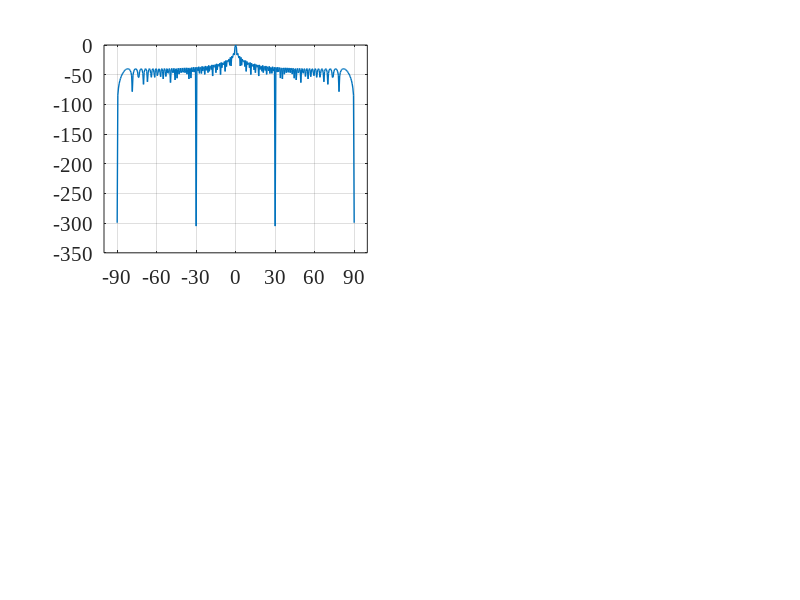

Recreate this plot in MATLAB. (Note: this script raises an error after producing the figure.)
close all   % close all windows
clear       % clear workspace
clc         % clear command window
f=300e6;    %carrier frequency (Hz)
n=100;       %number of array elements
l=0.04*3e8/f;    %wave length (m)
sa=361;     %sampling
d=l/2;
p=0:d:d*(n-1);
angle=[-90,90];
angle_m=[0 
         0
        0 
        0];
Rat=[sqrt(10000) 
    sqrt(10000)
    sqrt(10000) 
    sqrt(10000)]'; %ratio
s_m=size(angle_m,2);
theta_list = linspace(angle(1, 1), angle(1, 2), 361);
steering_matrixe=exp(-1j*p'*2*pi/l*sin(theta_list*pi/180));
for i=1:4
    m_steering(:,:,i)=exp(-1j*p'*2*pi/l*sin(angle_m(i,:)*pi/180));
    R=[m_steering(:,:,i)] * [m_steering(:,:,i)]';
    RRR=det(R);
    R_inv = pinv(R);
    C=[m_steering(:,:,i)];
    w(:,i)=R_inv*C/(C'*R_inv*C)*Rat(:,i);
end

for it = 1:sa
      a = steering_matrixe(:, it);
      bp1(1, it) = abs(w(:,1)' * a);
      bp2(1, it) = abs(w(:,2)' * a);
      bp3(1, it) = abs(w(:,3)' * a);
      bp4(1, it) = abs(w(:,4)' * a);
end
  % Normalize.
bp1 = 20 * log10(bp1 / max(bp1));
bp2 = 20 * log10(bp2 / max(bp2));
bp3 = 20 * log10(bp3 / max(bp3));
bp4 = 20 * log10(bp4 / max(bp4));

for i = 1:s_m
    gain_m1(1,i) = abs(w(:,1)' * (m_steering(:,i,1)*m_steering(:,i,1)')* w(:,1)) / abs(w(:,1)'*w(:,1));
end

for i = 1:s_m
     gain_m2(1,i) = abs(w(:,2)' * (m_steering(:,i,2)*m_steering(:,i,2)')* w(:,2)) / abs(w(:,2)'*w(:,2));
end

for i = 1:s_m
     gain_m3(1,i) = abs(w(:,3)' * (m_steering(:,i,3)*m_steering(:,i,3)')* w(:,3)) / abs(w(:,3)'*w(:,3));
end

for i = 1:s_m
     gain_m4(1,i) = abs(w(:,4)' * (m_steering(:,i,4)*m_steering(:,i,4)')* w(:,4)) / abs(w(:,4)'*w(:,4));
end
gain=[gain_m1;gain_m2;gain_m3;gain_m4];


% image
figure('position',[150,100,1000,750]) %[x y width height]

subplot(2,2,1);
plot(theta_list,bp1,'LineWidth',1);
grid on;
hold on;
delta = (angle(1, 2) - angle(1, 1)) / 6;
set(gca, 'xlim',[angle(1,1)-10, angle(1, 2)+10],'FontSize',15,'FontName','Times New Roman');
set(gca, 'xtick',angle(1, 1):delta: angle(1, 2),'FontSize',15,'FontName','Times New Roman'); 
% position
    DB11=bp1(angle_m(1,1)/0.5+181);
    DB11=roundn(DB11,-2); 
    plot(angle_m(1,1),DB11,'r*')
    text(angle_m(1,1)-2,DB11+4,[num2str(DB11)],'FontSize',10,'FontName','Times New Roman')

xlabel({'Azimuth Angle (deg)','\fontsize{20}(a)'});
ylabel('Normalized Beam Pattern (dB)');
set(gca, 'YLim', [-80,7],'FontSize',19,'FontName','Times New Roman');


subplot(2,2,2);
plot(theta_list,bp2,'LineWidth',1);
grid on;
hold on;
delta = (angle(1, 2) - angle(1, 1)) / 6;
set(gca, 'xlim',[angle(1,1)-10, angle(1, 2)+10],'FontSize',15,'FontName','Times New Roman');
set(gca, 'xtick',angle(1, 1):delta: angle(1, 2),'FontSize',15,'FontName','Times New Roman');  

    DB21=bp2(angle_m(2,1)/0.5+181);
    DB21=roundn(DB21,-2); 
    plot(angle_m(2,1),DB21,'r*')
    text(angle_m(2,1)-2,DB21+4,[num2str(DB21)],'FontSize',10,'FontName','Times New Roman')

xlabel({'Azimuth Angle (deg)','\fontsize{20}(b)'});
ylabel('Normalized Beam Pattern (dB)');
set(gca, 'YLim', [-80,7],'FontSize',19,'FontName','Times New Roman');


subplot(2,2,3);
plot(theta_list,bp3,'LineWidth',1);
grid on;
hold on;
delta = (angle(1, 2) - angle(1, 1)) / 6;
set(gca, 'xlim',[angle(1,1)-10, angle(1, 2)+10],'FontSize',15,'FontName','Times New Roman');
set(gca, 'xtick',angle(1, 1):delta: angle(1, 2),'FontSize',15,'FontName','Times New Roman');    

    DB31=bp3(angle_m(3,1)/0.5+181);
    DB31=roundn(DB31,-2); 
    plot(angle_m(3,1),DB31,'r*')
    text(angle_m(3,1)-2,DB31+4,[num2str(DB31)],'FontSize',10,'FontName','Times New Roman')

xlabel({'Azimuth Angle (deg)','\fontsize{20}(c)'});
ylabel('Normalized Beam Pattern (dB)');
set(gca, 'YLim', [-80,7],'FontSize',19,'FontName','Times New Roman');


subplot(2,2,4);
plot(theta_list,bp4,'LineWidth',1);
grid on;
hold on;
delta = (angle(1, 2) - angle(1, 1)) / 6;
set(gca, 'xlim',[angle(1,1)-10, angle(1, 2)+10],'FontSize',15,'FontName','Times New Roman');
set(gca, 'xtick',angle(1, 1):delta: angle(1, 2),'FontSize',15,'FontName','Times New Roman');   

    DB41=bp4(angle_m(4,1)/0.5+181);
    DB41=roundn(DB41,-2); 
    plot(angle_m(4,1),DB41,'r*')
    text(angle_m(4,1)-2,DB41+4,[num2str(DB41)],'FontSize',10,'FontName','Times New Roman')


xlabel({'Azimuth Angle (deg)','\fontsize{20}(d)'});
ylabel('Normalized Beam Pattern (dB)');
set(gca, 'YLim', [-80,7],'FontSize',19,'FontName','Times New Roman');
